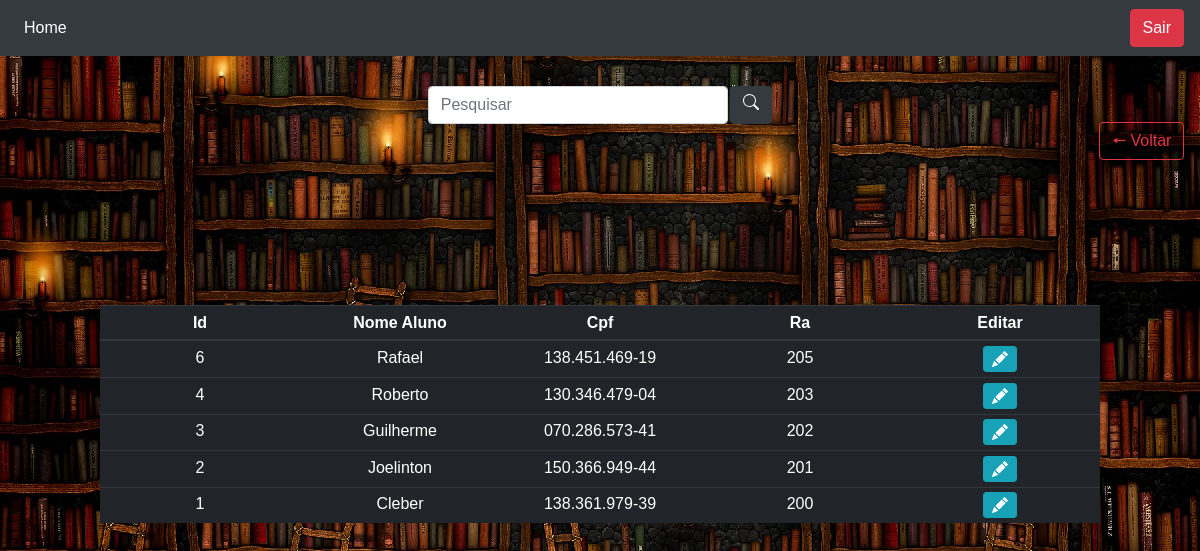
The page /pesquisa_aluno.php on the database its author committed.
### tables this page shows
CREATE TABLE `aluno` (
  `idaluno` int(11) NOT NULL,
  `nome_aluno` varchar(45) DEFAULT NULL,
  `cpf` varchar(45) DEFAULT NULL,
  `ra` varchar(45) DEFAULT NULL
);

### pesquisa_aluno.php (the view, shortened to what this page needs)
<?php
    require "conexao.php";
    require "cabecalho.php";
    if(!empty($_GET['search']))
    {
        $data = $_GET['search'];
        $sql = "SELECT * FROM aluno WHERE idaluno LIKE '%$data%' or nome_aluno LIKE '%$data%' or cpf LIKE '%$data%' or ra LIKE '%$data%' ORDER BY idaluno DESC";
    }
    else
    {
        $sql = "SELECT * FROM aluno ORDER BY idaluno DESC";
    }
    $result = $conexao->query($sql);
?>
<!DOCTYPE html>
<html lang="en">
    <head>
        <link rel="stylesheet" href="css/style.css">
    </head>
    <body class= "corpo">
        <nav class="navbar navbar-expand navbar-dark bg-dark">
            <div class="collapse navbar-collapse" id="navbarNavAltMarkup">
                <div class="navbar-nav">
                <a class="nav-item nav-link active" href="menu.php">Home <span class="sr-only">(current)</span></a>
                </div>
            </div>
            <div>
                <a href="sair.php" class="btn btn-danger">Sair</a>
            </div>
        </nav>
    </body>
    <div>
        <a href="voltar.php" class="btn btn-outline-danger btn-voltar">🠔 Voltar</a>
    </div>
    <div class="box-search">
        <input type="search" class="form-control w-25" placeholder="Pesquisar" id="pesquisar">
        <button onclick="searchData()" class="btn btn-dark">
        </button>
    </div>
    <body>
        <div class="content-container">
            <div class="table-container">
                <table class="table table-dark table-sm text-center">
                <thead>
                    <tr>
                        <th scope="col">Id</th>
                        <th scope="col">Nome Aluno</th>
                        <th scope="col">Cpf</th>
                        <th scope="col">Ra</th>
                        <th scope="col">Editar</th>
                    </tr>
                </thead>
                <tbody>
                <?php
                while ($user_data = mysqli_fetch_assoc($result)) {
                    echo '<tr>';
                    echo '<td>' . $user_data['idaluno'] . '</td>';
                    echo '<td>' . $user_data['nome_aluno'] . '</td>';
                    echo '<td>' . $user_data['cpf'] . '</td>';
                    echo '<td>' . $user_data['ra'] . '</td>';
                    echo '<td>
                        <a class="btn btn-sm btn-info btn-group" href="edit_aluno.php?idaluno=' . $user_data['idaluno'] . '">
                            <svg xmlns="http://www.w3.org/2000/svg" width="16" height="16" fill="currentColor" class="bi bi-pencil-fill" viewBox="0 0 16 16">
                                <path d="M12.854.146a.5.5 0 0 0-.707 0L10.5 1.793 14.207 5.5l1.647-1.646a.5.5 0 0 0 0-.708l-3-3zm.646 6.061L9.793 2.5 3.293 9H3.5a.5.5 0 0 1 .5.5v.5h.5a.5.5 0 0 1 .5.5v.5h.5a.5.5 0 0 1 .5.5v.5h.5a.5.5 0 0 1 .5.5v.207l6.5-6.5zm-7.468 7.468A.5.5 0 0 1 6 13.5V13h-.5a.5.5 0 0 1-.5-.5V12h-.5a.5.5 0 0 1-.5-.5V11h-.5a.5.5 0 0 1-.5-.5V10h-.5a.499.499 0 0 1-.175-.032l-.179.178a.5.5 0 0 0-.11.168l-2 5a.5.5 0 0 0 .65.65l5-2a.5.5 0 0 0 .168-.11l.178-.178z"/>
                            </svg>
                        </a>
                    </td>
                    </tr>';
                }
                ?>
                </tbody>
                </table>
            </div>
        </div>
    </body>
</html>

### css/style.css (style rules this page uses)
body { background-image: url("../img/foto_biblioteca.jpg"); background-repeat: no-repeat; background-size: cover; }
.corpo { font-family: Arial, Helvetica, sans-serif; background-color: #b9e4fa; color: beige; text-align: center; text-decoration: none; display: flex; flex-direction: column; min-height: 100vh; }
.content-container { flex: 1; display: flex; flex-direction: column; justify-content: center; align-items: center; }
.table-container { margin-top: 20px; width: 100%; max-width: 1000px; margin-bottom: 100px; margin-left: auto; margin-right: auto; }
.table-container table { width: 100%; table-layout: fixed; }
.btn-voltar { position: absolute; bottom: 80%; right: 1.3%; }
.box-search { display: flex; margin-top: 30px; justify-content: center; gap: .2% }

### rows shown on the page
aluno: idaluno "6", nome_aluno "Rafael", cpf "138.451.469-19", ra "205"
aluno: idaluno "4", nome_aluno "Roberto", cpf "130.346.479-04", ra "203"
aluno: idaluno "3", nome_aluno "Guilherme", cpf "070.286.573-41", ra "202"
aluno: idaluno "2", nome_aluno "Joelinton", cpf "150.366.949-44", ra "201"
aluno: idaluno "1", nome_aluno "Cleber", cpf "138.361.979-39", ra "200"
